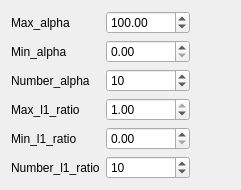
             <widget class="QWidget" name="to_elasticnet">
              <layout class="QGridLayout" name="gridLayout_25">
               <item row="0" column="0">
                <widget class="QLabel" name="label_43">
                 <property name="text">
                  <string>Max_alpha</string>
                 </property>
                </widget>
               </item>
               <item row="0" column="1">
                <widget class="QDoubleSpinBox" name="doubleSpinBox_elasticnet_alpha_max">
                 <property name="maximum">
                  <double>100000.000000000000000</double>
                 </property>
                 <property name="singleStep">
                  <double>100.000000000000000</double>
                 </property>
                 <property name="value">
                  <double>100.000000000000000</double>
                 </property>
                </widget>
               </item>
               <item row="0" column="2">
                <spacer name="horizontalSpacer_17">
                 <property name="orientation">
                  <enum>Qt::Horizontal</enum>
                 </property>
                 <property name="sizeHint" stdset="0">
                  <size>
                   <width>40</width>
                   <height>20</height>
                  </size>
                 </property>
                </spacer>
               </item>
               <item row="1" column="0">
                <widget class="QLabel" name="label_44">
                 <property name="text">
                  <string>Min_alpha</string>
                 </property>
                </widget>
               </item>
               <item row="1" column="1">
                <widget class="QDoubleSpinBox" name="doubleSpinBox_elasticnet_alpha_min">
                 <property name="maximum">
                  <double>100000.000000000000000</double>
                 </property>
                 <property name="singleStep">
                  <double>100.000000000000000</double>
                 </property>
                 <property name="value">
                  <double>0.000000000000000</double>
                 </property>
                </widget>
               </item>
               <item row="2" column="0">
                <widget class="QLabel" name="label_42">
                 <property name="text">
                  <string>Number_alpha</string>
                 </property>
                </widget>
               </item>
               <item row="2" column="1">
                <widget class="QSpinBox" name="spinBox_elasticnet_num">
                 <property name="maximum">
                  <number>10000</number>
                 </property>
                 <property name="singleStep">
                  <number>5</number>
                 </property>
                 <property name="value">
                  <number>10</number>
                 </property>
                </widget>
               </item>
               <item row="3" column="0">
                <widget class="QLabel" name="label_45">
                 <property name="text">
                  <string>Max_l1_ratio</string>
                 </property>
                </widget>
               </item>
               <item row="3" column="1">
                <widget class="QDoubleSpinBox" name="doubleSpinBox_elasticnet_l1ratio_max">
                 <property name="maximum">
                  <double>1.000000000000000</double>
                 </property>
                 <property name="singleStep">
                  <double>0.100000000000000</double>
                 </property>
                 <property name="value">
                  <double>1.000000000000000</double>
                 </property>
                </widget>
               </item>
               <item row="4" column="0">
                <widget class="QLabel" name="label_46">
                 <property name="text">
                  <string>Min_l1_ratio</string>
                 </property>
                </widget>
               </item>
               <item row="4" column="1">
                <widget class="QDoubleSpinBox" name="doubleSpinBox_elasticnet_l1ratio_min">
                 <property name="maximum">
                  <double>1.000000000000000</double>
                 </property>
                 <property name="singleStep">
                  <double>0.100000000000000</double>
                 </property>
                 <property name="value">
                  <double>0.000000000000000</double>
                 </property>
                </widget>
               </item>
               <item row="5" column="0">
                <widget class="QLabel" name="label_47">
                 <property name="text">
                  <string>Number_l1_ratio</string>
                 </property>
                </widget>
               </item>
               <item row="5" column="1">
                <widget class="QSpinBox" name="spinBox_l1ratio_num">
                 <property name="maximum">
                  <number>10000</number>
                 </property>
                 <property name="singleStep">
                  <number>5</number>
                 </property>
                 <property name="value">
                  <number>10</number>
                 </property>
                </widget>
               </item>
              </layout>
             </widget>
